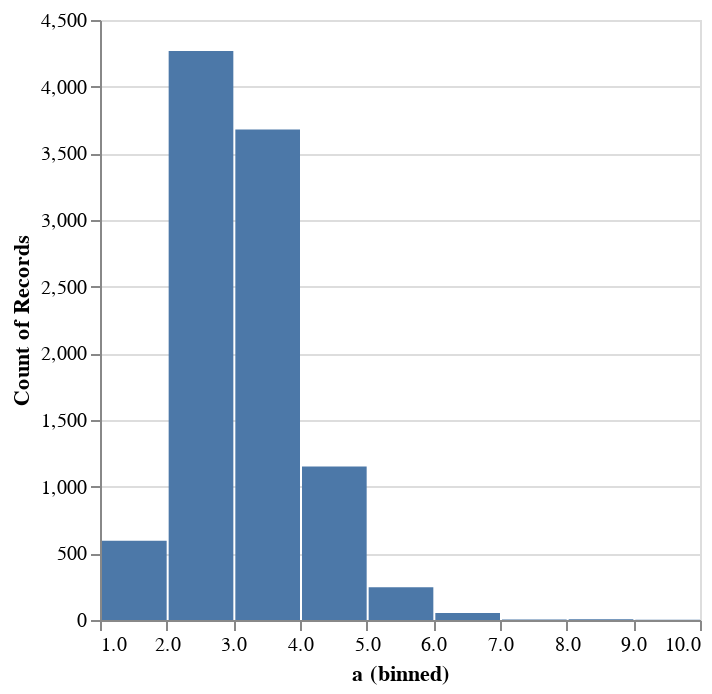

Notebook cell for this chart:
### Markdown cell above
The distribution we are going to use for climate sensitivity is a log normal distribution that is parameterized similarily to what was used in Gillingham et al. (2019). Here we plot the histogram for this particular distribution:

### Code cell
DataFrame(a = rand(LogNormal(1.10704, 0.264), 10000)) |> @vlplot(:bar, x={:a, bin=true}, y="count()")

### Figure 1 — Vega-Lite specification as saved in the notebook (floating-point values rounded to 4 significant figures; data arrays with more than 128 entries replaced by an {"elided": "..."} marker saying what was removed)
{"data": {"values": {"elided": "10000 records"}}, "encoding": {"x": {"bin": true, "field": "a", "type": "quantitative"}, "y": {"aggregate": "count", "type": "quantitative"}}, "mark": "bar"}
